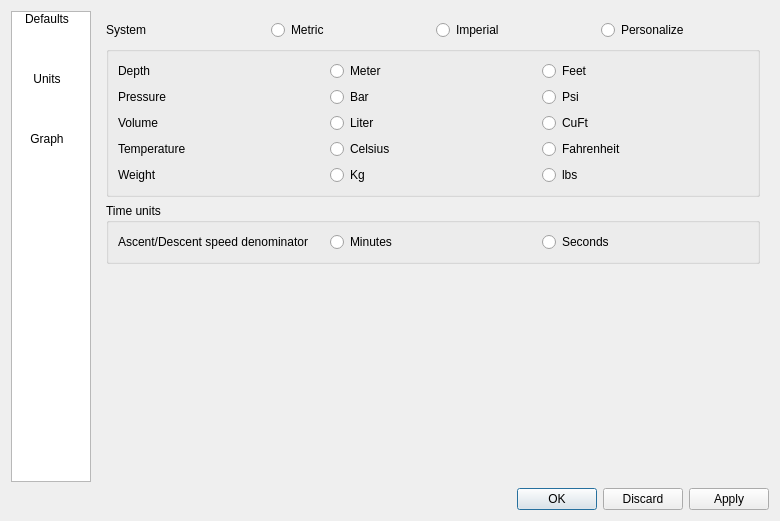
<?xml version="1.0" encoding="UTF-8"?>
<ui version="4.0">
 <class>PreferencesDialog</class>
 <widget class="QDialog" name="PreferencesDialog">
  <property name="geometry">
   <rect>
    <x>0</x>
    <y>0</y>
    <width>780</width>
    <height>521</height>
   </rect>
  </property>
  <property name="windowTitle">
   <string>Preferences</string>
  </property>
  <property name="windowIcon">
   <iconset>
    <normalon>:/subsurface-icon</normalon>
   </iconset>
  </property>
  <layout class="QVBoxLayout" name="verticalLayout_2">
   <item>
    <layout class="QHBoxLayout" name="horizontalLayout_2">
     <item>
      <widget class="QListWidget" name="listWidget">
       <property name="sizePolicy">
        <sizepolicy hsizetype="Minimum" vsizetype="Expanding">
         <horstretch>0</horstretch>
         <verstretch>0</verstretch>
        </sizepolicy>
       </property>
       <property name="minimumSize">
        <size>
         <width>80</width>
         <height>0</height>
        </size>
       </property>
       <property name="maximumSize">
        <size>
         <width>80</width>
         <height>16777215</height>
        </size>
       </property>
       <property name="iconSize">
        <size>
         <width>40</width>
         <height>40</height>
        </size>
       </property>
       <property name="textElideMode">
        <enum>Qt::ElideNone</enum>
       </property>
       <property name="movement">
        <enum>QListView::Static</enum>
       </property>
       <property name="isWrapping" stdset="0">
        <bool>true</bool>
       </property>
       <property name="layoutMode">
        <enum>QListView::Batched</enum>
       </property>
       <property name="spacing">
        <number>0</number>
       </property>
       <property name="gridSize">
        <size>
         <width>70</width>
         <height>60</height>
        </size>
       </property>
       <property name="viewMode">
        <enum>QListView::IconMode</enum>
       </property>
       <property name="uniformItemSizes">
        <bool>false</bool>
       </property>
       <property name="wordWrap">
        <bool>true</bool>
       </property>
       <property name="currentRow">
        <number>-1</number>
       </property>
       <item>
        <property name="text">
         <string>Defaults</string>
        </property>
        <property name="icon">
         <iconset>
          <normalon>:/subsurface-icon</normalon>
         </iconset>
        </property>
       </item>
       <item>
        <property name="text">
         <string>Units</string>
        </property>
        <property name="icon">
         <iconset>
          <normalon>:/units</normalon>
         </iconset>
        </property>
       </item>
       <item>
        <property name="text">
         <string>Graph</string>
        </property>
        <property name="icon">
         <iconset>
          <normalon>:/graph</normalon>
         </iconset>
        </property>
       </item>
      </widget>
     </item>
     <item>
      <widget class="QStackedWidget" name="stackedWidget">
       <property name="sizePolicy">
        <sizepolicy hsizetype="MinimumExpanding" vsizetype="MinimumExpanding">
         <horstretch>0</horstretch>
         <verstretch>0</verstretch>
        </sizepolicy>
       </property>
       <property name="currentIndex">
        <number>1</number>
       </property>
       <widget class="QWidget" name="page_2">
        <layout class="QVBoxLayout" name="verticalLayout_3">
         <item>
          <widget class="QGroupBox" name="groupBox_2">
           <property name="title">
            <string>Lists and Tables</string>
           </property>
           <layout class="QFormLayout" name="formLayout_2">
            <item row="0" column="0">
             <widget class="QLabel" name="label_7">
              <property name="text">
               <string>Font</string>
              </property>
             </widget>
            </item>
            <item row="0" column="1">
             <widget class="QFontComboBox" name="font"/>
            </item>
            <item row="1" column="0">
             <widget class="QLabel" name="label_8">
              <property name="text">
               <string>Font size</string>
              </property>
             </widget>
            </item>
            <item row="1" column="1">
             <widget class="QDoubleSpinBox" name="fontsize"/>
            </item>
           </layout>
          </widget>
         </item>
         <item>
          <widget class="QGroupBox" name="groupBox_3">
           <property name="title">
            <string>Dives</string>
           </property>
           <layout class="QFormLayout" name="formLayout">
            <item row="0" column="0">
             <widget class="QLabel" name="label_9">
              <property name="text">
               <string>Default Dive file</string>
              </property>
             </widget>
            </item>
            <item row="0" column="1">
             <layout class="QHBoxLayout" name="horizontalLayout_3b">
              <item>
               <widget class="QLineEdit" name="defaultfilename"/>
              </item>
              <item>
               <widget class="QToolButton" name="chooseFile">
                <property name="text">
                 <string>...</string>
                </property>
               </widget>
              </item>
             </layout>
            </item>
            <item row="1" column="0">
             <widget class="QLabel" name="label_10">
              <property name="text">
               <string>Display Invalid</string>
              </property>
             </widget>
            </item>
            <item row="1" column="1">
             <widget class="QCheckBox" name="displayinvalid">
              <property name="text">
               <string/>
              </property>
             </widget>
            </item>
           </layout>
          </widget>
         </item>
         <item>
          <widget class="QGroupBox" name="groupBox_6">
           <property name="title">
            <string>Default Cylinder</string>
           </property>
           <layout class="QFormLayout" name="formLayout_6">
            <item row="0" column="0">
             <widget class="QLabel" name="label_11">
              <property name="text">
               <string>Use Default Cylinder</string>
              </property>
             </widget>
            </item>
            <item row="0" column="1">
             <layout class="QHBoxLayout" name="horizontalLayout_3">
              <item>
               <widget class="QComboBox" name="default_cylinder"/>
              </item>
             </layout>
            </item>
           </layout>
          </widget>
         </item>
         <item>
          <spacer name="verticalSpacer_2">
           <property name="orientation">
            <enum>Qt::Vertical</enum>
           </property>
           <property name="sizeHint" stdset="0">
            <size>
             <width>20</width>
             <height>40</height>
            </size>
           </property>
          </spacer>
         </item>
        </layout>
       </widget>
       <widget class="QWidget" name="page">
        <layout class="QVBoxLayout" name="verticalLayout">
         <item>
          <layout class="QHBoxLayout" name="horizontalLayout">
           <item>
            <widget class="QLabel" name="label_6">
             <property name="text">
              <string>System</string>
             </property>
            </widget>
           </item>
           <item>
            <widget class="QRadioButton" name="metric">
             <property name="text">
              <string>Metric</string>
             </property>
             <attribute name="buttonGroup">
              <string notr="true">buttonGroup_6</string>
             </attribute>
            </widget>
           </item>
           <item>
            <widget class="QRadioButton" name="imperial">
             <property name="text">
              <string>Imperial</string>
             </property>
             <attribute name="buttonGroup">
              <string notr="true">buttonGroup_6</string>
             </attribute>
            </widget>
           </item>
           <item>
            <widget class="QRadioButton" name="personalize">
             <property name="text">
              <string>Personalize</string>
             </property>
             <attribute name="buttonGroup">
              <string notr="true">buttonGroup_6</string>
             </attribute>
            </widget>
           </item>
          </layout>
         </item>
         <item>
          <widget class="QGroupBox" name="groupBox11">
           <property name="title">
            <string/>
           </property>
           <property name="checkable">
            <bool>false</bool>
           </property>
           <property name="checked">
            <bool>false</bool>
           </property>
           <layout class="QGridLayout" name="gridLayout">
            <item row="0" column="0">
             <widget class="QLabel" name="label">
              <property name="text">
               <string>Depth</string>
              </property>
             </widget>
            </item>
            <item row="0" column="1">
             <widget class="QRadioButton" name="meter">
              <property name="text">
               <string>Meter</string>
              </property>
              <attribute name="buttonGroup">
               <string notr="true">buttonGroup</string>
              </attribute>
             </widget>
            </item>
            <item row="0" column="2">
             <widget class="QRadioButton" name="feet">
              <property name="text">
               <string>Feet</string>
              </property>
              <attribute name="buttonGroup">
               <string notr="true">buttonGroup</string>
              </attribute>
             </widget>
            </item>
            <item row="1" column="0">
             <widget class="QLabel" name="label_2">
              <property name="text">
               <string>Pressure</string>
              </property>
             </widget>
            </item>
            <item row="1" column="1">
             <widget class="QRadioButton" name="bar">
              <property name="text">
               <string>Bar</string>
              </property>
              <attribute name="buttonGroup">
               <string notr="true">buttonGroup_2</string>
              </attribute>
             </widget>
            </item>
            <item row="1" column="2">
             <widget class="QRadioButton" name="psi">
              <property name="text">
               <string>Psi</string>
              </property>
              <attribute name="buttonGroup">
               <string notr="true">buttonGroup_2</string>
              </attribute>
             </widget>
            </item>
            <item row="2" column="0">
             <widget class="QLabel" name="label_3">
              <property name="text">
               <string>Volume</string>
              </property>
             </widget>
            </item>
            <item row="2" column="1">
             <widget class="QRadioButton" name="liter">
              <property name="text">
               <string>Liter</string>
              </property>
              <attribute name="buttonGroup">
               <string notr="true">buttonGroup_3</string>
              </attribute>
             </widget>
            </item>
            <item row="2" column="2">
             <widget class="QRadioButton" name="cuft">
              <property name="text">
               <string>CuFt</string>
              </property>
              <attribute name="buttonGroup">
               <string notr="true">buttonGroup_3</string>
              </attribute>
             </widget>
            </item>
            <item row="3" column="0">
             <widget class="QLabel" name="label_4">
              <property name="text">
               <string>Temperature</string>
              </property>
             </widget>
            </item>
            <item row="3" column="1">
             <widget class="QRadioButton" name="celsius">
              <property name="text">
               <string>Celsius</string>
              </property>
              <attribute name="buttonGroup">
               <string notr="true">buttonGroup_4</string>
              </attribute>
             </widget>
            </item>
            <item row="3" column="2">
             <widget class="QRadioButton" name="fahrenheit">
              <property name="text">
               <string>Fahrenheit</string>
              </property>
              <attribute name="buttonGroup">
               <string notr="true">buttonGroup_4</string>
              </attribute>
             </widget>
            </item>
            <item row="4" column="0">
             <widget class="QLabel" name="label_5">
              <property name="text">
               <string>Weight</string>
              </property>
             </widget>
            </item>
            <item row="4" column="1">
             <widget class="QRadioButton" name="kgs">
              <property name="text">
               <string>Kg</string>
              </property>
              <attribute name="buttonGroup">
               <string notr="true">buttonGroup_5</string>
              </attribute>
             </widget>
            </item>
            <item row="4" column="2">
             <widget class="QRadioButton" name="lbs">
              <property name="text">
               <string>lbs</string>
              </property>
              <attribute name="buttonGroup">
               <string notr="true">buttonGroup_5</string>
              </attribute>
             </widget>
            </item>
           </layout>
          </widget>
         </item>
         <item>
          <layout class="QHBoxLayout">
           <item>
            <widget class="QGroupBox" name="groupBox">
             <property name="title">
              <string>Time units</string>
             </property>
             <layout class="QGridLayout">
              <item row="0" column="0">
               <widget class="QLabel" name="label13">
                <property name="text">
                 <string>Ascent/Descent speed denominator</string>
                </property>
               </widget>
              </item>
              <item row="0" column="1">
               <widget class="QRadioButton" name="vertical_speed_minutes">
                <property name="text">
                 <string>Minutes</string>
                </property>
                <attribute name="buttonGroup">
                 <string notr="true">verticalSpeed</string>
                </attribute>
               </widget>
              </item>
              <item row="0" column="2">
               <widget class="QRadioButton" name="vertical_speed_seconds">
                <property name="text">
                 <string>Seconds</string>
                </property>
                <attribute name="buttonGroup">
                 <string notr="true">verticalSpeed</string>
                </attribute>
               </widget>
              </item>
             </layout>
            </widget>
           </item>
          </layout>
         </item>
         <item>
          <spacer name="verticalSpacer">
           <property name="orientation">
            <enum>Qt::Vertical</enum>
           </property>
           <property name="sizeHint" stdset="0">
            <size>
             <width>20</width>
             <height>40</height>
            </size>
           </property>
          </spacer>
         </item>
        </layout>
       </widget>
       <widget class="QWidget" name="page_3">
        <layout class="QVBoxLayout" name="verticalLayout_5">
         <item>
          <widget class="QGroupBox" name="groupBox_4">
           <property name="title">
            <string>Show</string>
           </property>
           <layout class="QVBoxLayout" name="verticalLayout_4">
            <item>
             <layout class="QHBoxLayout" name="horizontalLayout_4">
              <item>
               <widget class="QCheckBox" name="po2">
                <property name="text">
                 <string>pO2</string>
                </property>
               </widget>
              </item>
              <item>
               <spacer name="horizontalSpacer_2">
                <property name="orientation">
                 <enum>Qt::Horizontal</enum>
                </property>
                <property name="sizeHint" stdset="0">
                 <size>
                  <width>40</width>
                  <height>20</height>
                 </size>
                </property>
               </spacer>
              </item>
              <item>
               <widget class="QLabel" name="label_12">
                <property name="enabled">
                 <bool>false</bool>
                </property>
                <property name="text">
                 <string>threshold</string>
                </property>
               </widget>
              </item>
              <item>
               <widget class="QDoubleSpinBox" name="po2Threshold">
                <property name="enabled">
                 <bool>false</bool>
                </property>
               </widget>
              </item>
             </layout>
            </item>
            <item>
             <layout class="QHBoxLayout" name="horizontalLayout_5">
              <item>
               <widget class="QCheckBox" name="pn2">
                <property name="text">
                 <string>pN2</string>
                </property>
               </widget>
              </item>
              <item>
               <spacer name="horizontalSpacer_3">
                <property name="orientation">
                 <enum>Qt::Horizontal</enum>
                </property>
                <property name="sizeHint" stdset="0">
                 <size>
                  <width>40</width>
                  <height>20</height>
                 </size>
                </property>
               </spacer>
              </item>
              <item>
               <widget class="QLabel" name="label_13">
                <property name="enabled">
                 <bool>false</bool>
                </property>
                <property name="text">
                 <string>threshold</string>
                </property>
               </widget>
              </item>
              <item>
               <widget class="QDoubleSpinBox" name="pn2Threshold">
                <property name="enabled">
                 <bool>false</bool>
                </property>
               </widget>
              </item>
             </layout>
            </item>
            <item>
             <layout class="QHBoxLayout" name="horizontalLayout_8">
              <item>
               <widget class="QCheckBox" name="phe">
                <property name="text">
                 <string>pHe</string>
                </property>
               </widget>
              </item>
              <item>
               <spacer name="horizontalSpacer_4">
                <property name="orientation">
                 <enum>Qt::Horizontal</enum>
                </property>
                <property name="sizeHint" stdset="0">
                 <size>
                  <width>40</width>
                  <height>20</height>
                 </size>
                </property>
               </spacer>
              </item>
              <item>
               <widget class="QLabel" name="label_17">
                <property name="enabled">
                 <bool>false</bool>
                </property>
                <property name="text">
                 <string>threshold</string>
                </property>
               </widget>
              </item>
              <item>
               <widget class="QDoubleSpinBox" name="pheThreshold">
                <property name="enabled">
                 <bool>false</bool>
                </property>
               </widget>
              </item>
             </layout>
            </item>
            <item>
             <layout class="QHBoxLayout" name="horizontalLayout_9">
              <item>
               <widget class="QCheckBox" name="mod">
                <property name="text">
                 <string>MOD</string>
                </property>
               </widget>
              </item>
              <item>
               <spacer name="horizontalSpacer_5">
                <property name="orientation">
                 <enum>Qt::Horizontal</enum>
                </property>
                <property name="sizeHint" stdset="0">
                 <size>
                  <width>40</width>
                  <height>20</height>
                 </size>
                </property>
               </spacer>
              </item>
              <item>
               <widget class="QLabel" name="label_18">
                <property name="enabled">
                 <bool>false</bool>
                </property>
                <property name="text">
                 <string>max PPO2</string>
                </property>
               </widget>
              </item>
              <item>
               <widget class="QDoubleSpinBox" name="maxppo2">
                <property name="enabled">
                 <bool>false</bool>
                </property>
               </widget>
              </item>
             </layout>
            </item>
            <item>
             <widget class="QCheckBox" name="ead_end_eadd">
              <property name="text">
               <string>EAD END EADD</string>
              </property>
             </widget>
            </item>
            <item>
             <layout class="QHBoxLayout" name="horizontalLayout_10b">
              <item>
               <widget class="QCheckBox" name="dc_reported_ceiling">
                <property name="text">
                 <string>Dive computer reported ceiling</string>
                </property>
               </widget>
              </item>
              <item>
               <spacer name="horizontalSpacer_6b">
                <property name="orientation">
                 <enum>Qt::Horizontal</enum>
                </property>
                <property name="sizeHint" stdset="0">
                 <size>
                  <width>40</width>
                  <height>20</height>
                 </size>
                </property>
               </spacer>
              </item>
              <item>
               <widget class="QCheckBox" name="red_ceiling">
                <property name="enabled">
                 <bool>false</bool>
                </property>
                <property name="text">
                 <string>draw ceiling red</string>
                </property>
               </widget>
              </item>
             </layout>
            </item>
            <item>
             <layout class="QHBoxLayout" name="horizontalLayout_10">
              <item>
               <widget class="QCheckBox" name="calculated_ceiling">
                <property name="text">
                 <string>Calculated ceiling</string>
                </property>
               </widget>
              </item>
              <item>
               <spacer name="horizontalSpacer_6">
                <property name="orientation">
                 <enum>Qt::Horizontal</enum>
                </property>
                <property name="sizeHint" stdset="0">
                 <size>
                  <width>40</width>
                  <height>20</height>
                 </size>
                </property>
               </spacer>
              </item>
              <item>
               <widget class="QCheckBox" name="all_tissues">
                <property name="enabled">
                 <bool>false</bool>
                </property>
                <property name="text">
                 <string>show all tissues</string>
                </property>
               </widget>
              </item>
              <item>
               <widget class="QCheckBox" name="increment_3m">
                <property name="enabled">
                 <bool>false</bool>
                </property>
                <property name="text">
                 <string>3m increments</string>
                </property>
               </widget>
              </item>
              <item>
               <widget class="QCheckBox" name="calc_ndl_tts">
                <property name="enabled">
                 <bool>false</bool>
                </property>
                <property name="text">
                 <string>Calculate NDL/TTS</string>
                </property>
               </widget>
              </item>
             </layout>
            </item>
            <item>
             <layout class="QHBoxLayout" name="horizontalLayout_11b">
              <item>
               <widget class="QCheckBox" name="show_sac">
                <property name="text">
                 <string>SAC</string>
                </property>
               </widget>
              </item>
             </layout>
            </item>
           </layout>
          </widget>
         </item>
         <item>
          <widget class="QGroupBox" name="groupBox_5">
           <property name="title">
            <string>Misc</string>
           </property>
           <layout class="QFormLayout" name="formLayout_3">
            <item row="0" column="0">
             <widget class="QLabel" name="label_19">
              <property name="text">
               <string>GFLow</string>
              </property>
             </widget>
            </item>
            <item row="0" column="1">
             <widget class="QSpinBox" name="gflow"/>
            </item>
            <item row="1" column="0">
             <widget class="QLabel" name="label_20">
              <property name="text">
               <string>GFHigh</string>
              </property>
             </widget>
            </item>
            <item row="1" column="1">
             <widget class="QSpinBox" name="gfhigh"/>
            </item>
            <item row="2" column="0" colspan="2">
             <widget class="QCheckBox" name="gf_low_at_maxdepth">
              <property name="text">
               <string>GFLow at max depth</string>
              </property>
             </widget>
            </item>
           </layout>
          </widget>
         </item>
        </layout>
       </widget>
      </widget>
     </item>
    </layout>
   </item>
   <item>
    <widget class="QDialogButtonBox" name="buttonBox">
     <property name="orientation">
      <enum>Qt::Horizontal</enum>
     </property>
     <property name="standardButtons">
      <set>QDialogButtonBox::Apply|QDialogButtonBox::Discard|QDialogButtonBox::Ok</set>
     </property>
    </widget>
   </item>
  </layout>
 </widget>
 <resources>
  <include location="../subsurface.qrc"/>
 </resources>
 <connections>
  <connection>
   <sender>buttonBox</sender>
   <signal>accepted()</signal>
   <receiver>PreferencesDialog</receiver>
   <slot>accept()</slot>
   <hints>
    <hint type="sourcelabel">
     <x>235</x>
     <y>511</y>
    </hint>
    <hint type="destinationlabel">
     <x>157</x>
     <y>274</y>
    </hint>
   </hints>
  </connection>
  <connection>
   <sender>buttonBox</sender>
   <signal>rejected()</signal>
   <receiver>PreferencesDialog</receiver>
   <slot>reject()</slot>
   <hints>
    <hint type="sourcelabel">
     <x>303</x>
     <y>511</y>
    </hint>
    <hint type="destinationlabel">
     <x>286</x>
     <y>274</y>
    </hint>
   </hints>
  </connection>
  <connection>
   <sender>listWidget</sender>
   <signal>currentRowChanged(int)</signal>
   <receiver>stackedWidget</receiver>
   <slot>setCurrentIndex(int)</slot>
   <hints>
    <hint type="sourcelabel">
     <x>37</x>
     <y>97</y>
    </hint>
    <hint type="destinationlabel">
     <x>282</x>
     <y>18</y>
    </hint>
   </hints>
  </connection>
  <connection>
   <sender>po2</sender>
   <signal>clicked(bool)</signal>
   <receiver>label_12</receiver>
   <slot>setEnabled(bool)</slot>
   <hints>
    <hint type="sourcelabel">
     <x>187</x>
     <y>77</y>
    </hint>
    <hint type="destinationlabel">
     <x>581</x>
     <y>80</y>
    </hint>
   </hints>
  </connection>
  <connection>
   <sender>po2</sender>
   <signal>clicked(bool)</signal>
   <receiver>po2Threshold</receiver>
   <slot>setEnabled(bool)</slot>
   <hints>
    <hint type="sourcelabel">
     <x>187</x>
     <y>77</y>
    </hint>
    <hint type="destinationlabel">
     <x>668</x>
     <y>80</y>
    </hint>
   </hints>
  </connection>
  <connection>
   <sender>pn2</sender>
   <signal>clicked(bool)</signal>
   <receiver>label_13</receiver>
   <slot>setEnabled(bool)</slot>
   <hints>
    <hint type="sourcelabel">
     <x>186</x>
     <y>121</y>
    </hint>
    <hint type="destinationlabel">
     <x>581</x>
     <y>124</y>
    </hint>
   </hints>
  </connection>
  <connection>
   <sender>pn2</sender>
   <signal>clicked(bool)</signal>
   <receiver>pn2Threshold</receiver>
   <slot>setEnabled(bool)</slot>
   <hints>
    <hint type="sourcelabel">
     <x>186</x>
     <y>121</y>
    </hint>
    <hint type="destinationlabel">
     <x>668</x>
     <y>124</y>
    </hint>
   </hints>
  </connection>
  <connection>
   <sender>phe</sender>
   <signal>clicked(bool)</signal>
   <receiver>label_17</receiver>
   <slot>setEnabled(bool)</slot>
   <hints>
    <hint type="sourcelabel">
     <x>184</x>
     <y>165</y>
    </hint>
    <hint type="destinationlabel">
     <x>581</x>
     <y>168</y>
    </hint>
   </hints>
  </connection>
  <connection>
   <sender>phe</sender>
   <signal>clicked(bool)</signal>
   <receiver>pheThreshold</receiver>
   <slot>setEnabled(bool)</slot>
   <hints>
    <hint type="sourcelabel">
     <x>184</x>
     <y>165</y>
    </hint>
    <hint type="destinationlabel">
     <x>668</x>
     <y>168</y>
    </hint>
   </hints>
  </connection>
  <connection>
   <sender>mod</sender>
   <signal>clicked(bool)</signal>
   <receiver>label_18</receiver>
   <slot>setEnabled(bool)</slot>
   <hints>
    <hint type="sourcelabel">
     <x>195</x>
     <y>209</y>
    </hint>
    <hint type="destinationlabel">
     <x>591</x>
     <y>212</y>
    </hint>
   </hints>
  </connection>
  <connection>
   <sender>mod</sender>
   <signal>clicked(bool)</signal>
   <receiver>maxppo2</receiver>
   <slot>setEnabled(bool)</slot>
   <hints>
    <hint type="sourcelabel">
     <x>195</x>
     <y>209</y>
    </hint>
    <hint type="destinationlabel">
     <x>668</x>
     <y>212</y>
    </hint>
   </hints>
  </connection>
  <connection>
   <sender>calculated_ceiling</sender>
   <signal>clicked(bool)</signal>
   <receiver>all_tissues</receiver>
   <slot>setEnabled(bool)</slot>
   <hints>
    <hint type="sourcelabel">
     <x>298</x>
     <y>327</y>
    </hint>
    <hint type="destinationlabel">
     <x>512</x>
     <y>327</y>
    </hint>
   </hints>
  </connection>
  <connection>
   <sender>calculated_ceiling</sender>
   <signal>clicked(bool)</signal>
   <receiver>increment_3m</receiver>
   <slot>setEnabled(bool)</slot>
   <hints>
    <hint type="sourcelabel">
     <x>298</x>
     <y>327</y>
    </hint>
    <hint type="destinationlabel">
     <x>668</x>
     <y>327</y>
    </hint>
   </hints>
  </connection>
  <connection>
   <sender>calculated_ceiling</sender>
   <signal>clicked(bool)</signal>
   <receiver>calc_ndl_tts</receiver>
   <slot>setEnabled(bool)</slot>
   <hints>
    <hint type="sourcelabel">
     <x>298</x>
     <y>327</y>
    </hint>
    <hint type="destinationlabel">
     <x>668</x>
     <y>327</y>
    </hint>
   </hints>
  </connection>
  <connection>
   <sender>dc_reported_ceiling</sender>
   <signal>clicked(bool)</signal>
   <receiver>red_ceiling</receiver>
   <slot>setEnabled(bool)</slot>
   <hints>
    <hint type="sourcelabel">
     <x>362</x>
     <y>275</y>
    </hint>
    <hint type="destinationlabel">
     <x>586</x>
     <y>270</y>
    </hint>
   </hints>
  </connection>
  <connection>
   <sender>personalize</sender>
   <signal>toggled(bool)</signal>
   <receiver>groupBox</receiver>
   <slot>setEnabled(bool)</slot>
   <hints>
    <hint type="sourcelabel">
     <x>613</x>
     <y>41</y>
    </hint>
    <hint type="destinationlabel">
     <x>634</x>
     <y>72</y>
    </hint>
   </hints>
  </connection>
 </connections>
 <buttongroups>
  <buttongroup name="verticalSpeed"/>
  <buttongroup name="buttonGroup_2"/>
  <buttongroup name="buttonGroup_3"/>
  <buttongroup name="buttonGroup_4"/>
  <buttongroup name="buttonGroup_5"/>
  <buttongroup name="buttonGroup_6"/>
  <buttongroup name="buttonGroup"/>
 </buttongroups>
</ui>
